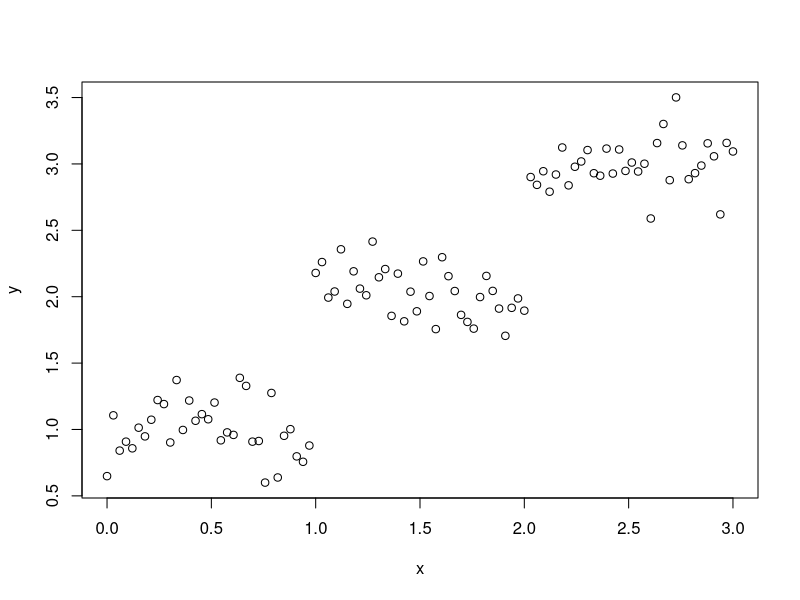
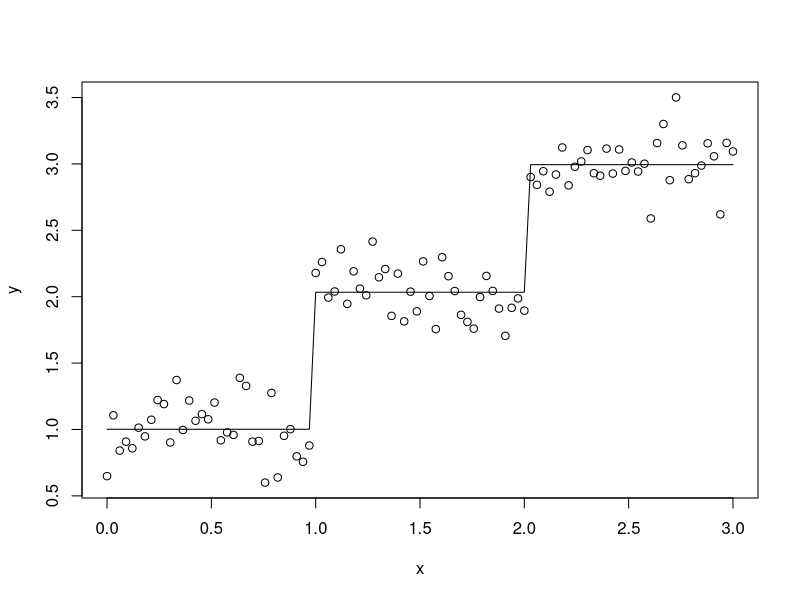
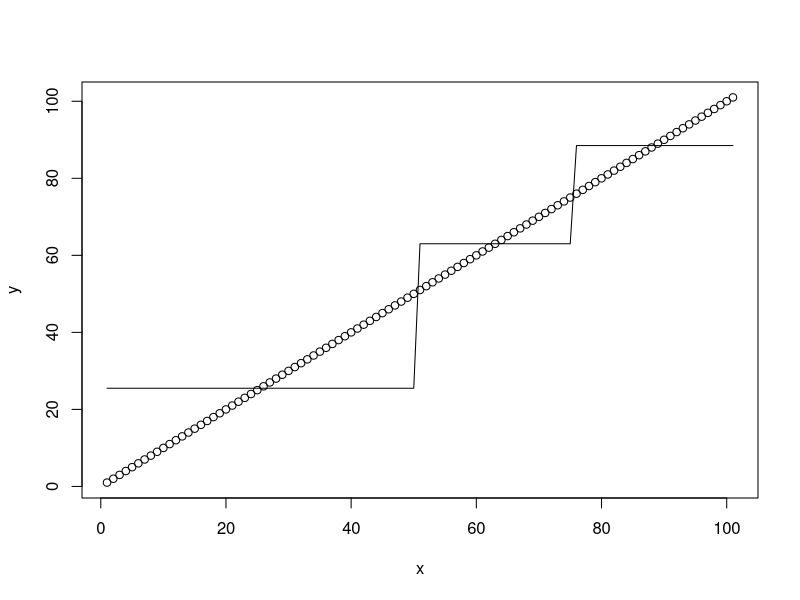

Here is the R script that generated these plots, in order:
# Simulate data
n = 200
d = data.frame(x = runif(n))
d$y = 10 * d$x + 2 + rnorm(n)
# Test / train split
test_index = sample(n, size = round(n/2))
dtrain = d[test_index, ]
dtest = d[-test_index, ]
fit = lm(y ~ x, data = dtrain)


dtrain


predictions = predict(fit,dtrain)
predictions


mse = function(model, test_data) {
  predictions = predict(model,test_data)
  error = predictions - test_data$y
  squared = error ** 2
  mean = mean(squared)
  mean
}

mse(fit, dtest)




# rpart stuff
library(rpart)
n = 100
x = seq(0,3, length.out=n)
y = rep(2,n)
x
y
length(x)
length(y)
y[x<1] = 1
y
y[2<x] = 3
y
noise = rnorm(n, sd=.2)
noise
y = y + noise
d = data.frame(x,y)
plot(x,y)


fit1 = rpart(y ~ x, data = d)
plot(x,y)
lines(x,predict(fit1))




n = 101
x = seq(n)
y = x 
fit = rpart(y ~ x, minsplit = 51)
plot(x,y)
lines(x,predict(fit))
